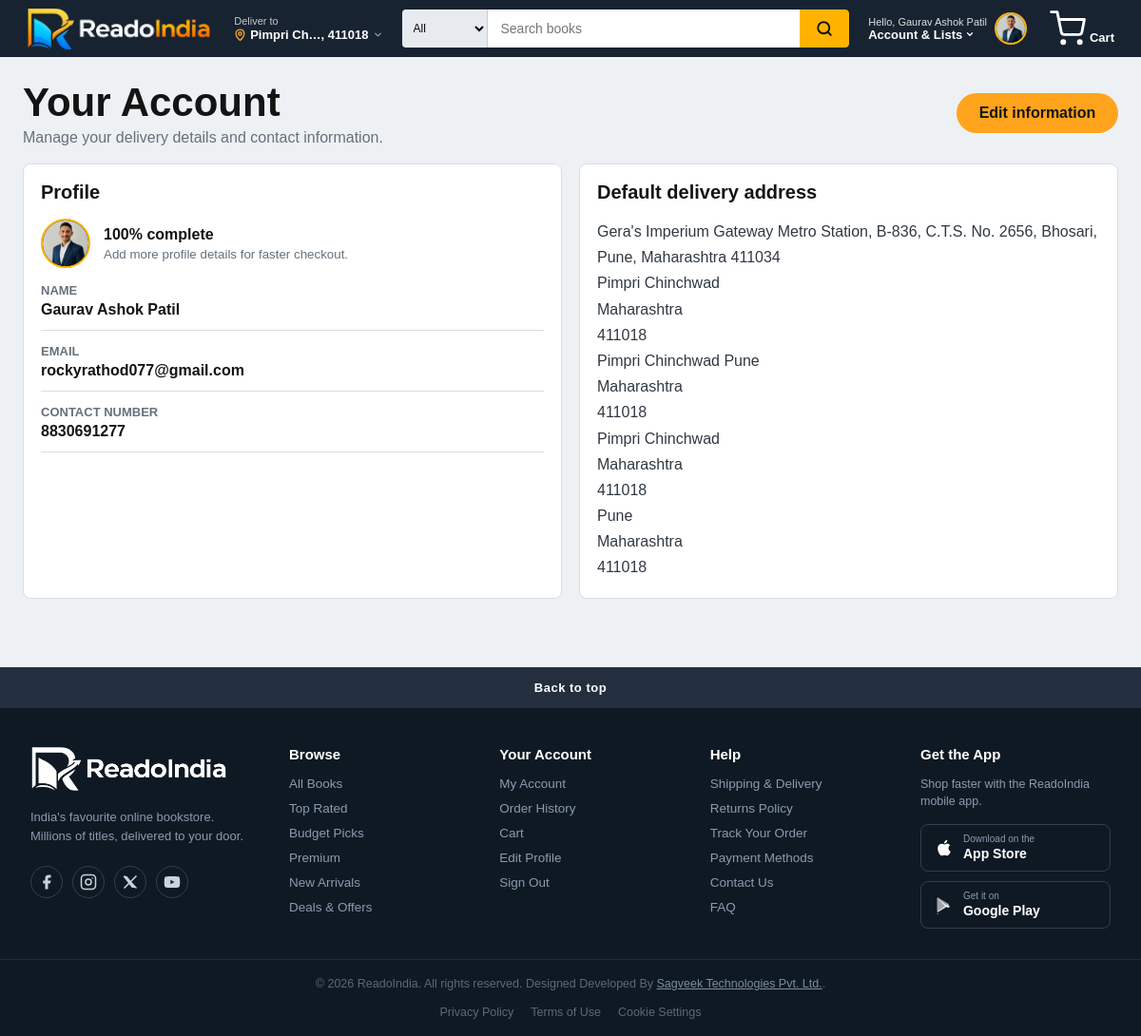
The app's page /account/ (signed in), older data.
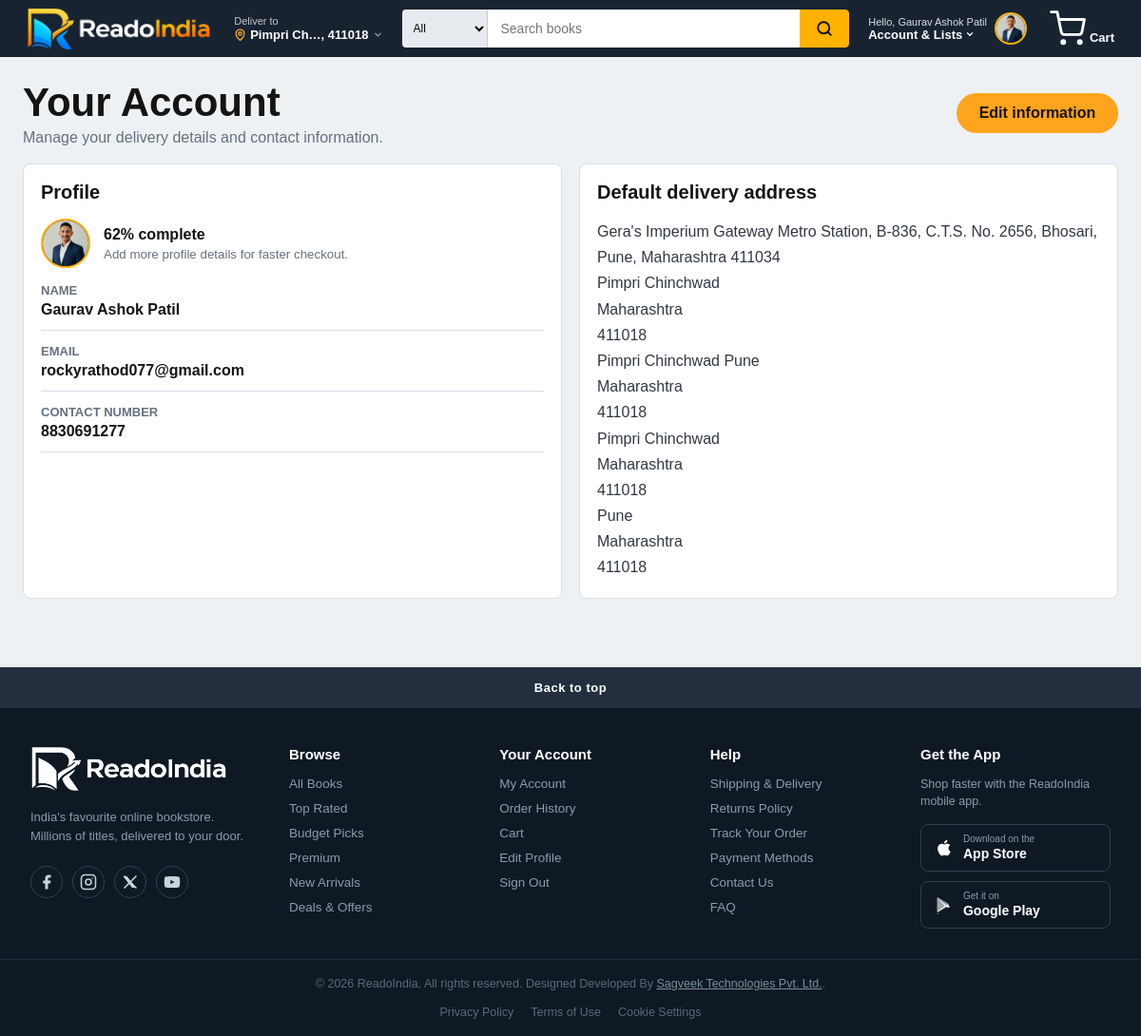
The same page, newer data.
### store/models.py (models this page shows, shortened)
class Address(models.Model):
    user = models.ForeignKey(settings.AUTH_USER_MODEL, on_delete=models.CASCADE, related_name='addresses')
    full_name = models.CharField(max_length=100)
    line1 = models.CharField(max_length=200)
    line2 = models.CharField(max_length=200, blank=True)
    city = models.CharField(max_length=100)
    state = models.CharField(max_length=100)
    pincode = models.CharField(max_length=10)
    is_default = models.BooleanField(default=False)

class CustomerProfile(models.Model):
    user = models.OneToOneField(settings.AUTH_USER_MODEL, on_delete=models.CASCADE, related_name="profile")
    photo = models.FileField(upload_to="profile_photos/", blank=True)
    photo_url = models.URLField(max_length=500, blank=True)
    contact_number = models.CharField(max_length=15, blank=True)
    address = models.TextField(blank=True)
    city = models.CharField(max_length=80, blank=True)
    state = models.CharField(max_length=80, blank=True)
    pincode = models.CharField(max_length=10, blank=True)
    @property
    def full_address(self):
        parts = [self.address, self.city, self.state, self.pincode]
        return "\n".join(part for part in parts if part)
    @property
    def photo_display_url(self):
        if self.photo:
            return self.photo.url
        return self.photo_url
    @property
    def completion_percent(self):
        fields = [
            self.user.first_name,
            self.user.email,
            self.photo or self.photo_url,
            self.contact_number,
            self.address,
            self.city,
            self.state,
            self.pincode,
        ]
        filled = sum(1 for value in fields if str(value or "").strip())
        return round((filled / len(fields)) * 100)

### store/views.py (the view)
# urls.py: path("account/", views.account_view, name="account"),
@login_required
def account_view(request):
    user_addresses, selected_address = _get_address_context(request)
    profile = _profile_for(request.user)
    return render(request, "store/account.html", {
        "profile": profile,
        "user_addresses": user_addresses,
        "selected_address": selected_address,
    })

### store/context_processors.py (called while the page is built)
def cart_summary(request):
    cart = request.session.get("cart", {})
    count = sum(cart.values())
    subtotal = Decimal("0.00")
    if cart:
        products = Product.objects.filter(id__in=cart.keys())
        for product in products:
            subtotal += product.price * cart[str(product.id)]
    context = {"cart_count": count, "cart_subtotal": subtotal}
    if request.user.is_authenticated:
        profile, _ = CustomerProfile.objects.get_or_create(user=request.user)
        context["nav_profile"] = profile
        context["profile_completion"] = profile.completion_percent
    else:
        context["profile_completion"] = 0
    return context

### store/views.py (called while the page is built)
def _profile_for(user):
    profile, _ = CustomerProfile.objects.get_or_create(user=user)
    return profile

def _get_address_context(request):
    user_addresses = []
    selected_address = None
    if request.user.is_authenticated:
        user_addresses = list(Address.objects.filter(user=request.user))
        selected_id = request.session.get('selected_address_id')
        if selected_id:
            selected_address = next((a for a in user_addresses if a.id == int(selected_id)), None)
        if not selected_address and user_addresses:
            selected_address = next((a for a in user_addresses if a.is_default), user_addresses[0])
    return user_addresses, selected_address

### templates/store/account.html (shortened to what this page needs)
{% extends "store/base.html" %}
{% block content %}
  <section class="account-page">
    <div class="section-heading">
      <div>
        <h1>Your Account</h1>
        <p>Manage your delivery details and contact information.</p>
      </div>
      <a class="primary-btn account-edit" href="{% url 'edit_profile' %}">Edit information</a>
    </div>
    <div class="account-grid">
      <article class="panel account-card">
        <h2>Profile</h2>
        <div class="account-profile-head">
          <span class="profile-ring large" style="--complete: {{ profile.completion_percent }}%">
            {% if profile.photo_display_url %}
              <img src="{{ profile.photo_display_url }}" alt="{{ user.first_name|default:user.username }}">
            {% else %}
              <span>{{ user.first_name|default:user.username|first|upper }}</span>
            {% endif %}
          </span>
          <div>
            <strong>{{ profile.completion_percent }}% complete</strong>
            <small>Add more profile details for faster checkout.</small>
          </div>
        </div>
        <dl>
          <div>
            <dt>Name</dt>
            <dd>{{ user.first_name|default:user.username }}</dd>
          </div>
          <div>
            <dt>Email</dt>
            <dd>{{ user.email|default:"Not added" }}</dd>
          </div>
          <div>
            <dt>Contact number</dt>
            <dd>{{ profile.contact_number|default:"Not added" }}</dd>
          </div>
        </dl>
      </article>
      <article class="panel account-card">
        <h2>Default delivery address</h2>
        {% if profile.full_address %}
          <address>{{ profile.full_address|linebreaksbr }}</address>
        {% else %}
          <p class="muted-text">No address added yet.</p>
        {% endif %}
      </article>
    </div>
  </section>
{% endblock %}

### templates/store/base.html (shortened to what this page needs)
{% load static %}
<!doctype html>
<html lang="en">
  <head>
    <link rel="stylesheet" href="{% static 'store/styles.css' %}">
  </head>
  <body>
    <header class="topbar">
  <a class="brand" href="{% url 'home' %}">
    <img src="{% static 'image/logo.png' %}" alt="ReadoIndia" style="height: 45px; width: auto;">
  </a>
  <div class="address-selector" id="addressSelector">
    <span class="address-label">Deliver to</span>
    <span class="address-value">
      <svg width="13" height="13" viewBox="0 0 24 24" fill="none" stroke="currentColor" stroke-width="2.5" stroke-linecap="round" stroke-linejoin="round">
        <path d="M20 10c0 6-8 13-8 13s-8-7-8-13a8 8 0 0 1 16 0z"/><circle cx="12" cy="10" r="3"/>
      </svg>
      <span class="address-display">
        {% if selected_address %}
          {{ selected_address.city|truncatechars:10 }}, {{ selected_address.pincode }}
        {% else %}
          Select address
        {% endif %}
      </span>
      <svg class="chev" width="11" height="11" viewBox="0 0 24 24" fill="none" stroke="currentColor" stroke-width="2.5" stroke-linecap="round" stroke-linejoin="round">
        <polyline points="6 9 12 15 18 9"/>
      </svg>
    </span>
  </div>
  <form class="search" method="get" action="{% url 'home' %}">
    <select name="category" aria-label="Category">
      <option value="all" {% if category == "all" %}selected{% endif %}>All</option>
    </select>
    <div class="search-field">
      <input name="q" type="search" value="{{ query|default:'' }}" placeholder="Search books" autocomplete="off" data-suggest-url="{% url 'search_suggestions' %}">
    </div>
    <button type="submit">
      <svg width="18" height="18" viewBox="0 0 24 24" fill="none" stroke="currentColor" stroke-width="2.5" stroke-linecap="round" stroke-linejoin="round">
        <circle cx="11" cy="11" r="8"/><line x1="21" y1="21" x2="16.65" y2="16.65"/>
      </svg>
    </button>
  </form>
  <nav class="nav-actions">
    <div class="profile-menu">
      <button class="profile-trigger" type="button" aria-expanded="false" aria-haspopup="true">
        <div class="amz-profile">
          <span class="amz-profile-hello">Hello, {{ user.first_name|default:user.username|default:"Guest" }}</span>
          <span class="amz-profile-sub">
            Account &amp; Lists
            <svg width="10" height="10" viewBox="0 0 24 24" fill="none" stroke="currentColor" stroke-width="3" stroke-linecap="round" stroke-linejoin="round">
              <polyline points="6 9 12 15 18 9"/>
            </svg>
          </span>
        </div>
        {% if user.is_authenticated and nav_profile.photo_display_url %}
          <img class="amz-profile-photo" src="{{ nav_profile.photo_display_url }}" alt="{{ user.first_name|default:user.username }}">
        {% else %}
          <span class="amz-profile-initial">{{ user.first_name|default:user.username|default:"G"|first|upper }}</span>
        {% endif %}
      </button>
    </div>
    <a class="cart-button" href="{% url 'cart' %}">
      <div class="amz-cart">
        <svg width="38" height="38" viewBox="0 0 24 24" fill="none" stroke="currentColor" stroke-width="1.8" stroke-linecap="round" stroke-linejoin="round">
          <circle cx="9" cy="21" r="1"/>
          <circle cx="20" cy="21" r="1"/>
          <path d="M1 1h4l2.68 13.39a2 2 0 0 0 2 1.61h9.72a2 2 0 0 0 2-1.61L23 6H6"/>
        </svg>
        <span class="amz-cart-label">Cart</span>
      </div>
    </a>
  </nav>
</header>
    <main>
      {% block content %}{% endblock %}
    </main>
    {% include 'store/footer.html' %}
  </body>
</html>

### templates/store/footer.html (shortened to what this page needs)
{% load static %}
<footer class="ri-footer">
  <button class="ri-footer__totop" id="riToTop" onclick="window.scrollTo({top:0,behavior:'smooth'})">
    Back to top
  </button>
  <div class="ri-footer__main">
    <div class="ri-footer__col ri-footer__col--brand">
      <a href="{% url 'home' %}" class="ri-footer__logo">
        <img src="{% static 'image/logo.png' %}" alt="ReadoIndia" style="height:48px;width:auto;filter:brightness(0) invert(1);">
      </a>
      <p class="ri-footer__tagline">India's favourite online bookstore. Millions of titles, delivered to your door.</p>
      <div class="ri-footer__social">
        <a href="#" aria-label="Facebook"  class="ri-soc">
          <svg width="18" height="18" viewBox="0 0 24 24" fill="currentColor"><path d="M18 2h-3a5 5 0 0 0-5 5v3H7v4h3v8h4v-8h3l1-4h-4V7a1 1 0 0 1 1-1h3z"/></svg>
        </a>
        <a href="#" aria-label="Instagram" class="ri-soc">
          <svg width="18" height="18" viewBox="0 0 24 24" fill="none" stroke="currentColor" stroke-width="2" stroke-linecap="round" stroke-linejoin="round"><rect x="2" y="2" width="20" height="20" rx="5"/><circle cx="12" cy="12" r="4"/><circle cx="17.5" cy="6.5" r="1" fill="currentColor" stroke="none"/></svg>
        </a>
        <a href="#" aria-label="Twitter / X"  class="ri-soc">
          <svg width="18" height="18" viewBox="0 0 24 24" fill="currentColor"><path d="M4 4l16 16M20 4 4 20" stroke="currentColor" stroke-width="2.2" stroke-linecap="round" fill="none"/><path d="M2 4h5.5L20 20h-5.5z"/></svg>
        </a>
        <a href="#" aria-label="YouTube"   class="ri-soc">
        </a>
      </div>
    </div>
    <div class="ri-footer__col">
      <h3 class="ri-footer__heading">Browse</h3>
      <ul class="ri-footer__list">
        <li><a href="{% url 'home' %}">All Books</a></li>
        <li><a href="{% url 'home' %}?category=top">Top Rated</a></li>
        <li><a href="{% url 'home' %}?category=budget">Budget Picks</a></li>
        <li><a href="{% url 'home' %}?category=premium">Premium</a></li>
        <li><a href="{% url 'home' %}?sort=newest">New Arrivals</a></li>
        <li><a href="{% url 'home' %}?sale=true">Deals &amp; Offers</a></li>
      </ul>
    </div>
    <div class="ri-footer__col">
      <h3 class="ri-footer__heading">Your Account</h3>
      <ul class="ri-footer__list">
        {% if user.is_authenticated %}
          <li><a href="{% url 'account' %}">My Account</a></li>
          <li><a href="{% url 'orders' %}">Order History</a></li>
          <li><a href="{% url 'cart' %}">Cart</a></li>
          <li><a href="{% url 'edit_profile' %}">Edit Profile</a></li>
          <li><a href="{% url 'logout' %}">Sign Out</a></li>
        {% else %}
          <li><a href="{% url 'signin' %}">Sign In</a></li>
          <li><a href="{% url 'signup' %}">Create Account</a></li>
          <li><a href="{% url 'cart' %}">Cart</a></li>
        {% endif %}
      </ul>
    </div>
    <div class="ri-footer__col">
      <h3 class="ri-footer__heading">Help</h3>
      <ul class="ri-footer__list">
        <li><a href="#">Shipping &amp; Delivery</a></li>
        <li><a href="#">Returns Policy</a></li>
        <li><a href="#">Track Your Order</a></li>
        <li><a href="#">Payment Methods</a></li>
        <li><a href="#">Contact Us</a></li>
        <li><a href="#">FAQ</a></li>
      </ul>
    </div>
    <div class="ri-footer__col">
      <h3 class="ri-footer__heading">Get the App</h3>
      <p class="ri-footer__app-copy">Shop faster with the ReadoIndia mobile app.</p>
      <div class="ri-footer__badges">
        <a href="#" class="ri-badge-btn" aria-label="Download on the App Store">
          <span><small>Download on the</small>App Store</span>
        </a>
        <a href="#" class="ri-badge-btn" aria-label="Get it on Google Play">
          <span><small>Get it on</small>Google Play</span>
        </a>
      </div>
    </div>
  </div>
  <div class="ri-footer__divider"></div>
  <div class="ri-footer__bottom">
    <p class="ri-footer__copy">&copy; {% now "Y" %} ReadoIndia. All rights reserved. Designed Developed By <a href="https://sagveektechnologies.in/" target="_blank" rel="noopener"> Sagveek Technologies Pvt. Ltd.</a>.</p>
    <nav class="ri-footer__legal" aria-label="Legal links">
      <a href="#">Privacy Policy</a>
      <a href="#">Terms of Use</a>
      <a href="#">Cookie Settings</a>
    </nav>
  </div>
</footer>

### templates/store/footer.html (style rules this page uses)
.ri-footer { margin-top: 48px; background: #0f1923; color: #c8d3dc; font-family: Arial, Helvetica, sans-serif; font-size: 14px; }
.ri-footer__totop { display: block; width: 100%; padding: 14px; background: #232f3e; color: #fff; border: none; font-size: 13px; font-weight: 600; letter-spacing: 0.04em; cursor: pointer; transition: background 0.18s; }
.ri-footer__main { display: grid; grid-template-columns: 240px repeat(3, 1fr) 200px; gap: 32px; max-width: 1440px; margin: 0 auto; padding: 40px 32px 32px; }
.ri-footer__heading { margin: 0 0 14px; font-size: 15px; font-weight: 700; color: #fff; }
.ri-footer__tagline { margin: 14px 0 20px; font-size: 13px; line-height: 1.6; color: #8a9bb0; }
.ri-footer__social { display: flex; gap: 10px; }
.ri-soc { display: grid; place-items: center; width: 34px; height: 34px; border-radius: 50%; border: 1px solid #2e3f52; color: #c8d3dc; transition: background 0.15s, color 0.15s; }
.ri-footer__list { list-style: none; margin: 0; padding: 0; display: grid; gap: 10px; }
.ri-footer__list a { color: #8a9bb0; font-size: 13.5px; transition: color 0.15s; }
.ri-footer__app-copy { margin: 0 0 14px; font-size: 12.5px; color: #8a9bb0; line-height: 1.5; }
.ri-footer__badges { display: grid; gap: 10px; }
.ri-badge-btn { display: flex; align-items: center; gap: 10px; padding: 9px 14px; border: 1px solid #2e3f52; border-radius: 8px; color: #fff; transition: border-color 0.15s, background 0.15s; }
.ri-badge-btn span { display: flex; flex-direction: column; line-height: 1.25; font-size: 14px; font-weight: 700; }
.ri-badge-btn small { font-size: 10px; font-weight: 400; color: #8a9bb0; }
.ri-footer__divider { height: 1px; background: #1e2d3d; max-width: 1440px; margin: 0 auto; }
.ri-footer__bottom { display: flex; flex-direction: column; align-items: center; justify-content: center; text-align: center; gap: 16px; max-width: 1440px; margin: 0 auto; padding: 18px 32px; }
.ri-footer__copy { margin: 0; font-size: 12.5px; color: #5a6a7a; }
.ri-footer__copy a { color: #7a8fa0; text-decoration: underline; }
.ri-footer__legal { display: flex; gap: 18px; }
.ri-footer__legal a { font-size: 12.5px; color: #5a6a7a; transition: color 0.15s; }

Row changes from the older to the newer data that the page shows:
changed CustomerProfile: completion_percent "100" → "62"
